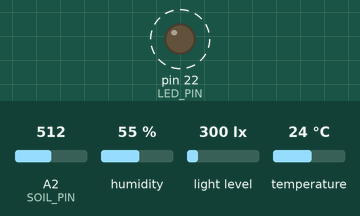
This sketch was run on a simulated Arduino Mega 2560, built with avr-gcc and run on an emulated ATmega2560. On the bench: output pins drawn as LEDs (lit = HIGH). Wiring (inferred from the names in the program): BH1750 light sensor at I2C address 0x23. Dashed ring = blinking. The test bench sets the inputs (shaded band); at power-on: A2 (SOIL_PIN) = 512, humidity 55 %, light level 300 lx, temperature 24 °C. What the sketch prints to the serial monitor is not drawn.

Above: at 0.2 s.
Timing chart, 0 to 3.0 s (numbered marks = the images above):
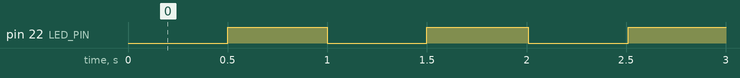

Measured:
- by itself, pin 22 (LED_PIN): alternates HIGH for 0.50 s and LOW for 0.50 s

The sketch:

Week2.ino
```cpp
#include <Wire.h>
#include <DHT.h>

// ===== 腳位設定 =====
#define SOIL_PIN 2
#define DHT_PIN 21
#define DHT_TYPE DHT22
#define LED_PIN 22

// ===== 建立 DHT22 =====
DHT dht(DHT_PIN, DHT_TYPE);

// ===== GY-302 位址 =====
byte lightAddress = 0;

// ===== LED 控制變數 =====
bool ledState = false;
unsigned long lastLedTime = 0;

// ===== 感測器控制變數 =====
unsigned long lastSensorTime = 0;

void setup() {
  Serial.begin(115200);

  // 啟動 DHT22
  dht.begin();

  // 初始化 LED
  pinMode(LED_PIN, OUTPUT);
  digitalWrite(LED_PIN, LOW);

  // 啟動 I2C
  Wire.begin();

  Serial.println("系統啟動！");

  // ===== 尋找 GY-302 =====
  Wire.beginTransmission(0x23);

  if (Wire.endTransmission() == 0) {
    lightAddress = 0x23;
  } else {
    Wire.beginTransmission(0x5C);

    if (Wire.endTransmission() == 0) {
      lightAddress = 0x5C;
    }
  }

  // ===== 初始化 GY-302 =====
  if (lightAddress != 0) {

    Wire.beginTransmission(lightAddress);
    Wire.write(0x10);

    if (Wire.endTransmission() == 0) {
      Serial.println("GY-302 初始化成功");
    } else {
      Serial.println("GY-302 初始化失敗");
      lightAddress = 0;
    }

  } else {
    Serial.println("找不到 GY-302");
  }
}

void loop() {

  // ===== 1. LED 持續閃爍 =====
  if (millis() - lastLedTime >= 500) {

    lastLedTime = millis();

    // 切換 LED 狀態
    ledState = !ledState;

    digitalWrite(LED_PIN, ledState);
  }

  // ===== 2. 每 2 秒讀取感測器 =====
  if (millis() - lastSensorTime >= 2000) {

    lastSensorTime = millis();

    Serial.println("----------------------");

    // 讀取土壤濕度
    int soilValue = analogRead(SOIL_PIN);

    Serial.print("土壤濕度原始值：");
    Serial.println(soilValue);

    // 讀取 DHT22
    float temperature = dht.readTemperature();
    float humidity = dht.readHumidity();

    if (isnan(temperature) || isnan(humidity)) {
      Serial.println("DHT22 讀取失敗");
    } else {
      Serial.print("溫度：");
      Serial.print(temperature);
      Serial.println(" °C");

      Serial.print("濕度：");
      Serial.print(humidity);
      Serial.println(" %");
    }

    // 讀取 GY-302
    if (lightAddress != 0) {

      Wire.requestFrom(lightAddress, (uint8_t)2);

      if (Wire.available() == 2) {

        int highByte = Wire.read();
        int lowByte = Wire.read();

        int rawLight = (highByte << 8) | lowByte;

        float lux = rawLight / 1.2;

        Serial.print("光照度：");
        Serial.print(lux);
        Serial.println(" lux");

      } else {
        Serial.println("GY-302 讀取失敗");
      }

    } else {
      Serial.println("GY-302 未初始化");
    }

    Serial.println("----------------------");
  }
}
```
